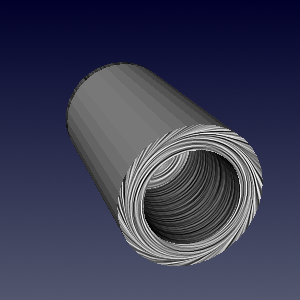

Source code (Python):
#!/usr/bin/env python

# Test vtkCompositeSurfaceLICMapper: SurfaceLICCurvedContrastEnhancedMapped.

import vtkmodules.vtkInteractionStyle  # noqa: F401
import vtkmodules.vtkRenderingOpenGL2  # noqa: F401

import os

from vtkmodules.vtkCommonDataModel import vtkDataObject
from vtkmodules.vtkIOXML import vtkXMLPolyDataReader
from vtkmodules.vtkRenderingCore import (
    vtkActor,
    vtkRenderWindow,
    vtkRenderWindowInteractor,
    vtkRenderer,
)
from vtkmodules.vtkRenderingLICOpenGL2 import (
    vtkCompositeSurfaceLICMapper,
    vtkSurfaceLICInterface,
)

# Read data
data_dir = os.environ.get("VPE_DATA_DIR", os.path.dirname(os.path.abspath(__file__)))
reader = vtkXMLPolyDataReader()
reader.SetFileName(os.path.join(data_dir, "disk_out_ref_surface.vtp"))
reader.Update()
data_obj = reader.GetOutputDataObject(0)

# Mapper
lic_mapper = vtkCompositeSurfaceLICMapper()
lic_mapper.SetInputArrayToProcess(
    0, 0, 0, vtkDataObject.FIELD_ASSOCIATION_POINTS_THEN_CELLS, "V")
lic_mapper.SetInputDataObject(data_obj)

# LIC interface parameters
lic_interface = lic_mapper.GetLICInterface()
lic_interface.SetNumberOfSteps(40)
lic_interface.SetStepSize(0.4)
lic_interface.SetEnhancedLIC(1)
lic_interface.SetNormalizeVectors(1)
lic_interface.SetGenerateNoiseTexture(0)
lic_interface.SetNoiseType(1)
lic_interface.SetNoiseTextureSize(200)
lic_interface.SetNoiseGrainSize(2)
lic_interface.SetMinNoiseValue(0.0)
lic_interface.SetMaxNoiseValue(1.0)
lic_interface.SetNumberOfNoiseLevels(256)
lic_interface.SetImpulseNoiseProbability(1.0)
lic_interface.SetImpulseNoiseBackgroundValue(0.0)
lic_interface.SetNoiseGeneratorSeed(1)
lic_interface.SetEnhanceContrast(4)
lic_interface.SetLowLICContrastEnhancementFactor(0.0)
lic_interface.SetHighLICContrastEnhancementFactor(0.0)
lic_interface.SetLowColorContrastEnhancementFactor(0.0)
lic_interface.SetHighColorContrastEnhancementFactor(0.0)
lic_interface.SetAntiAlias(0)
lic_interface.SetColorMode(1)
lic_interface.SetLICIntensity(0.8)
lic_interface.SetMapModeBias(0.0)
lic_interface.SetMaskOnSurface(0)
lic_interface.SetMaskThreshold(0.0)
lic_interface.SetMaskIntensity(0.0)
lic_interface.SetMaskColor([1.0, 0.0, 0.84705])

# Actor
lic_actor = vtkActor()
lic_actor.SetMapper(lic_mapper)

# Renderer
renderer = vtkRenderer()
renderer.AddActor(lic_actor)
renderer.SetBackground(0.3216, 0.3412, 0.4314)
renderer.SetBackground2(0.0, 0.0, 0.1647)
renderer.GradientBackgroundOn()

# Render window
render_window = vtkRenderWindow()
render_window.SetSize(300, 300)
render_window.AddRenderer(renderer)
render_window.SetWindowName("surface lic curved contrast enhanced mapped")

# Interactor
interactor = vtkRenderWindowInteractor()
interactor.SetRenderWindow(render_window)

# Functional render for OpenGL context check
render_window.Render()

if not vtkSurfaceLICInterface.IsSupported(render_window):
    print("WARNING: Surface LIC not supported, skipping.")
else:
    # Scene
    camera = renderer.GetActiveCamera()
    camera.SetFocalPoint(-1.88, -0.98, -1.04)
    camera.SetPosition(13.64, 4.27, -31.59)
    camera.SetViewAngle(30)
    camera.SetViewUp(0.41, 0.83, 0.35)
    renderer.ResetCamera()

    interactor.Initialize()
    interactor.Start()
